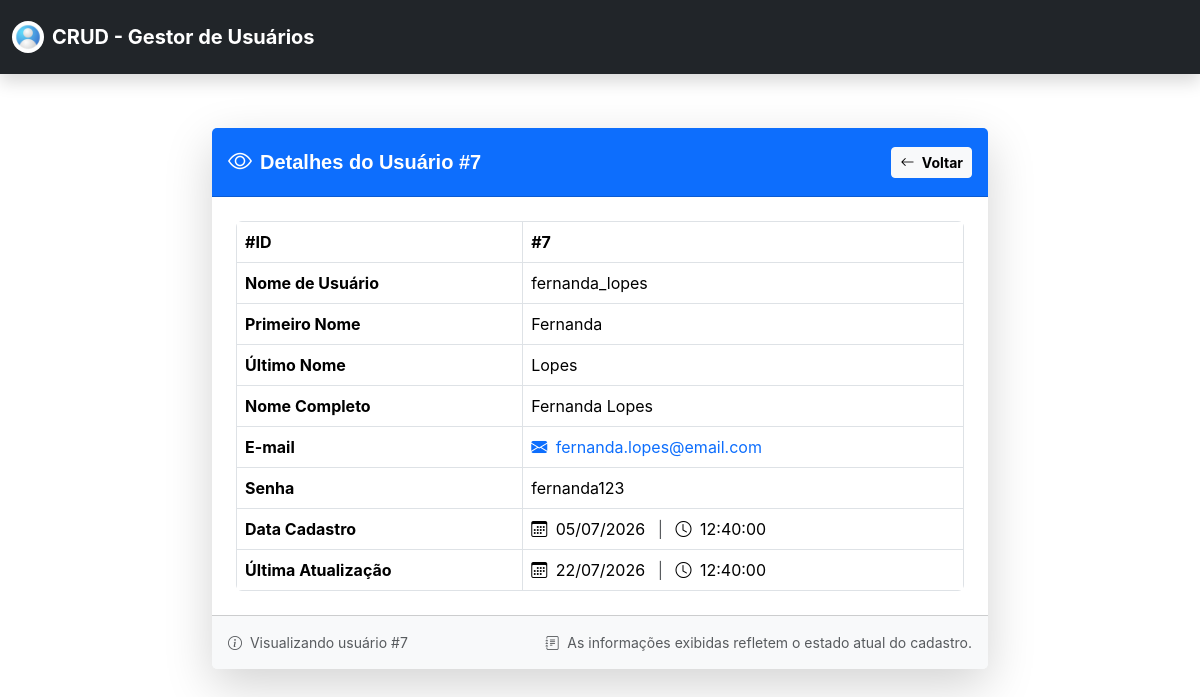
/templates/users/view.php?id=7, run on the app's committed database.
### tables this page shows
CREATE TABLE IF NOT EXISTS `tb_users` (
  `id` int NOT NULL AUTO_INCREMENT,
  `username` varchar(50) NOT NULL,
  `first_name` varchar(100) NOT NULL,
  `last_name` varchar(100) NOT NULL,
  `email` varchar(100) NOT NULL,
  `password` varchar(255) NOT NULL,
  `created_at` timestamp NULL DEFAULT CURRENT_TIMESTAMP,
  `updated_at` timestamp NULL DEFAULT CURRENT_TIMESTAMP ON UPDATE CURRENT_TIMESTAMP,
  PRIMARY KEY (`id`),
  UNIQUE KEY `username` (`username`),
  UNIQUE KEY `email` (`email`)
);

### templates/users/view.php (the view, shortened to what this page needs)
<?php
require_once __DIR__ . "/../../includes/core/bootstrap.php";
$id = isset($_GET['id']) ? (int)$_GET['id'] : 0;
$stmt = $conn->prepare("SELECT * FROM tb_users WHERE id = ?");
$stmt->bind_param("i", $id);
$stmt->execute();
$result = $stmt->get_result();
$user = $result->fetch_assoc();
require_once __DIR__ . "/../../includes/layouts/header.php";
?>
<section class="view-user-section py-5">
    <div class="container">
        <div class="row justify-content-center">
            <div class="col-lg-8">
                <div class="card border-0 shadow-lg">
                    <div class="card-header bg-primary text-white py-3 d-flex flex-column flex-md-row justify-content-between align-items-center gap-3">
                        <div class="d-flex align-items-center">
                            <i class="bi bi-eye fs-4 me-2"></i>
                            <h5 class="fw-bold mb-0">Detalhes do Usuário #<?= $id; ?></h5>
                        </div>
                        <a href="index.php" class="btn btn-light btn-sm fw-bold">
                            <i class="bi bi-arrow-left me-1"></i>
                            Voltar
                        </a>
                    </div>
                    <div class="card-body p-4">
                        <div class="table-responsive">
                            <table class="table table-bordered table-hover mb-0">
                                <tbody>
                                    <tr>
                                        <th>#ID</th>
                                        <td class="fw-bold">#<?= $user['id']; ?></td>
                                    </tr>
                                    <tr>
                                        <th>Nome de Usuário</th>
                                        <td><?= htmlspecialchars($user['username']); ?></td>
                                    </tr>
                                    <tr>
                                        <th>Primeiro Nome</th>
                                        <td><?= htmlspecialchars($user['first_name']); ?></td>
                                    </tr>
                                    <tr>
                                        <th>Último Nome</th>
                                        <td><?= htmlspecialchars($user['last_name']); ?></td>
                                    </tr>
                                    <tr>
                                        <th>Nome Completo</th>
                                        <td><?= htmlspecialchars($user['first_name'] . ' ' . $user['last_name']); ?></td>
                                    </tr>
                                    <tr>
                                        <th>E-mail</th>
                                        <td>
                                            <a href="mailto:<?= htmlspecialchars($user['email']); ?>" class="text-decoration-none">
                                                <i class="bi bi-envelope-fill me-1"></i>
                                                <?= htmlspecialchars($user['email']); ?>
                                            </a>
                                        </td>
                                    </tr>
                                    <tr>
                                        <th>Senha</th>
                                        <td><?= htmlspecialchars($user['password']); ?></td>
                                    </tr>
                                    <tr>
                                        <th>Data Cadastro</th>
                                        <td>
                                            <i class="bi bi-calendar3 me-1"></i>
                                            <?= date('d/m/Y', strtotime($user['created_at'])); ?>
                                            <span class="text-muted mx-2">|</span>
                                            <i class="bi bi-clock me-1"></i>
                                            <?= date('H:i:s', strtotime($user['created_at'])); ?>
                                        </td>
                                    </tr>
                                    <tr>
                                        <th>Última Atualização</th>
                                        <td>
                                            <i class="bi bi-calendar3 me-1"></i>
                                            <?= date('d/m/Y', strtotime($user['updated_at'])); ?>
                                            <span class="text-muted mx-2">|</span>
                                            <i class="bi bi-clock me-1"></i>
                                            <?= date('H:i:s', strtotime($user['updated_at'])); ?>
                                        </td>
                                    </tr>
                                </tbody>
                            </table>
                        </div>
                    </div>
                    <div class="card-footer bg-light py-3 d-flex flex-column flex-md-row justify-content-between align-items-center gap-2">
                        <small class="text-muted">
                            <i class="bi bi-info-circle me-1"></i>
                            Visualizando usuário #<?= $id; ?>
                        </small>
                        <small class="text-muted">
                            <i class="bi bi-journal-text me-1"></i>
                            As informações exibidas refletem o estado atual do cadastro.
                        </small>
                    </div>
                </div>
            </div>
        </div>
    </div>
</section>
<?php require_once __DIR__ . "/../../includes/layouts/footer.php"; ?>

### assets/css/styles.css (style rules this page uses)
:root { --bs-success: #198754; --bs-info: #0dcaf0; --bs-primary: #0d6efd; --bs-danger: #dc3545; --bs-warning: #ffc107; --color-body-bg: #ffffff; --color-body-text: #212529; }
*, *::before, *::after { margin: 0; padding: 0; box-sizing: border-box; }
body { font-family: "Inter", "Poppins", sans-serif; background-color: var(--color-body-bg); color: var(--color-body-text); overflow-x: hidden; padding-top: 0; }
h1, h2, h3, h4, h5, h6 { font-family: "Poppins", sans-serif; }
a { text-decoration: none; }
.container, .container-fluid { max-width: 1200px !important; }

### assets/css/users.css (style rules this page uses)
.table-responsive { border-radius: calc(6 / 16 * 1rem); }

### templates/users/view.php (style rules this page uses)
body[data-page="users-view"] { padding-top: 80px !important; }

### data on the page
tb_users: id "7", username "fernanda_lopes", first_name "Fernanda", last_name "Lopes", first_name+last_name "Fernanda Lopes", email "fernanda.lopes@email.com", password "fernanda123", created_at "05/07/2026", created_at "12:40:00", updated_at "22/07/2026", updated_at "12:40:00"

### other printed values
$id "7"
